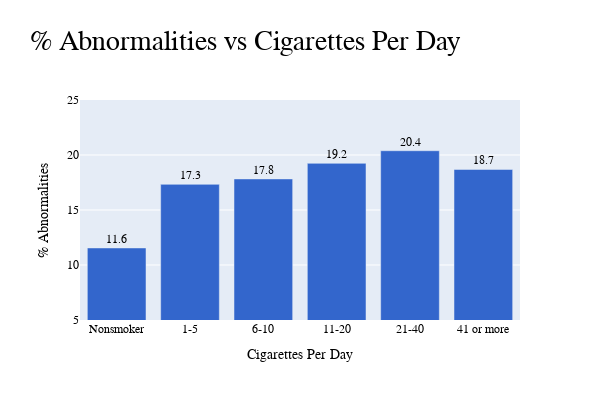

Notebook cell for this chart:
### Code cell
import pandas as pd
import plotly.express as px

AbnormalConditions_vs_CigarettesSmokedPerDay = {
    "Nonsmoker": 11.5512,
    "1-5": 17.3338,
    "6-10": 17.8241,
    "11-20": 19.2423,
    "21-40": 20.3881,
    "41 or more": 18.6839
}


dict_name = AbnormalConditions_vs_CigarettesSmokedPerDay
x_value = 'Cigarettes Per Day'
y_value = '% Abnormalities'
TITLE_name = y_value  + " vs " + x_value

# Convert dictionary to Pandas DataFrame
df = pd.DataFrame.from_dict(dict_name, orient='index', columns=[y_value])

# Reset the index to create a 'Age' column
df = df.reset_index().rename(columns={'index': x_value})

HEIGHT=400
WIDTH=600
range_start = 5
range_end = 25

# Create a bar graph using function plot_bar_graph that internally calls plotly
fig = plot_bar_graph(x_value, y_value, TITLE_name, df, HEIGHT, WIDTH, range_start, range_end)

fig.show()

### Figure 1 — Plotly figure (JSON) as saved in the notebook; plotly's stock layout.template omitted (floating-point values rounded to 4 significant figures)
{"data": [{"alignmentgroup": "True", "cliponaxis": false, "hovertemplate": "Cigarettes Per Day=%{x}<br>% Abnormalities=%{y}<extra></extra>", "legendgroup": "", "marker": {"color": "#3366CC", "pattern": {"shape": ""}}, "name": "", "offsetgroup": "", "orientation": "v", "showlegend": false, "textangle": 0, "textfont": {"size": 12}, "textposition": "outside", "texttemplate": "%{y:.3s}", "type": "bar", "x": ["Nonsmoker", "1-5", "6-10", "11-20", "21-40", "41 or more"], "xaxis": "x", "y": [11.55, 17.33, 17.82, 19.24, 20.39, 18.68], "yaxis": "y"}], "layout": {"barmode": "relative", "font": {"color": "black", "family": "Verdana"}, "height": 400, "legend": {"title": {"font": {"color": "black"}}, "tracegroupgap": 0}, "title": {"font": {"color": "black", "family": "Verdana", "size": 28}, "text": "% Abnormalities vs Cigarettes Per Day"}, "width": 600, "xaxis": {"anchor": "y", "domain": [0, 1], "title": {"text": "Cigarettes Per Day"}}, "yaxis": {"anchor": "x", "domain": [0, 1], "range": [5, 25], "title": {"text": "% Abnormalities"}}}}
